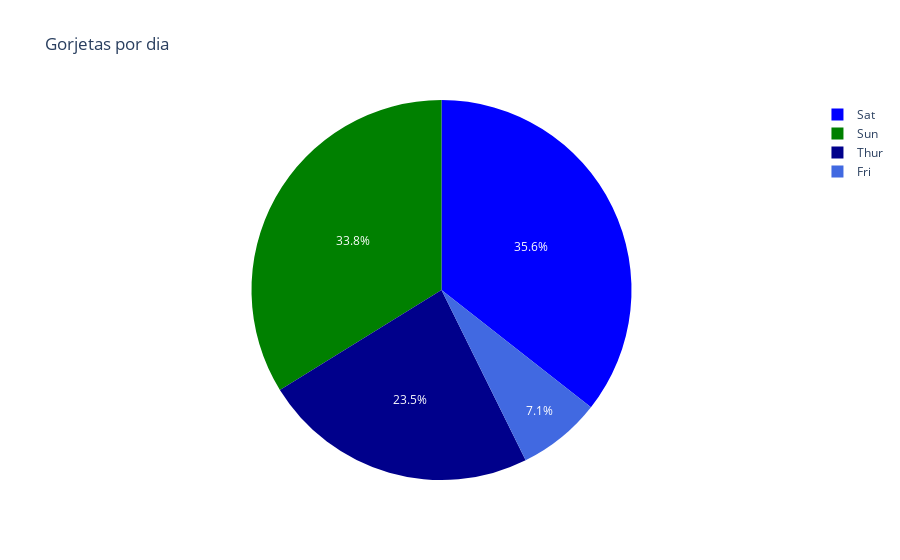

Notebook code for this chart:
### Code cell
titulo_grafico = 'Gorjetas por dia'

fig3 = px.pie(
                df,
                values='tip',
                names='day',
                title=titulo_grafico,
                color='day',
                color_discrete_map={
                                        'Sat':'blue',
                                        'Sun':'green',
                                        'Thur':'darkblue',
                                        'Fri':'royalblue'
                                    }
              )
fig3.show()

### Figure 1 — Plotly figure (JSON) as saved in the notebook; plotly's stock layout.template omitted (floating-point values rounded to 4 significant figures; data arrays with more than 128 entries replaced by an {"elided": "..."} marker saying what was removed)
{"data": [{"customdata": {"elided": "244x1 str values"}, "domain": {"x": [0, 1], "y": [0, 1]}, "hovertemplate": "day=%{customdata[0]}<br>tip=%{value}<extra></extra>", "labels": {"elided": "244 str values"}, "legendgroup": "", "marker": {"colors": {"elided": "244 str values"}}, "name": "", "showlegend": true, "type": "pie", "values": {"elided": "244 float values"}}], "layout": {"legend": {"tracegroupgap": 0}, "title": {"text": "Gorjetas por dia"}}}
